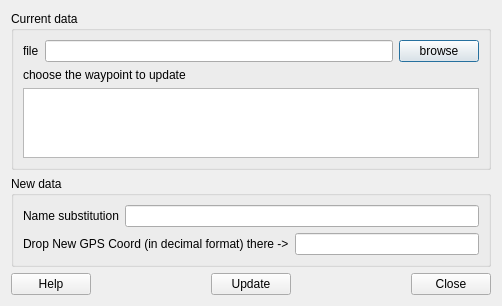
<?xml version="1.0" encoding="UTF-8"?>
<ui version="4.0">
 <class>Dialog</class>
 <widget class="QDialog" name="Dialog">
  <property name="geometry">
   <rect>
    <x>0</x>
    <y>0</y>
    <width>502</width>
    <height>304</height>
   </rect>
  </property>
  <property name="acceptDrops">
   <bool>true</bool>
  </property>
  <property name="windowTitle">
   <string>FlightPlanModifier</string>
  </property>
  <layout class="QVBoxLayout" name="verticalLayout_3">
   <item>
    <widget class="QGroupBox" name="groupBox">
     <property name="title">
      <string>Current data</string>
     </property>
     <layout class="QVBoxLayout" name="verticalLayout">
      <item>
       <layout class="QHBoxLayout" name="horizontalLayout">
        <item>
         <widget class="QLabel" name="label_2">
          <property name="text">
           <string>file</string>
          </property>
         </widget>
        </item>
        <item>
         <widget class="QLineEdit" name="l_file"/>
        </item>
        <item>
         <widget class="QPushButton" name="b_browse">
          <property name="text">
           <string>browse</string>
          </property>
         </widget>
        </item>
       </layout>
      </item>
      <item>
       <widget class="QLabel" name="label">
        <property name="text">
         <string>choose the waypoint to update</string>
        </property>
       </widget>
      </item>
      <item>
       <widget class="QListWidget" name="l_waypoints"/>
      </item>
     </layout>
    </widget>
   </item>
   <item>
    <widget class="QGroupBox" name="groupBox_2">
     <property name="title">
      <string>New data</string>
     </property>
     <layout class="QVBoxLayout" name="verticalLayout_2">
      <item>
       <layout class="QHBoxLayout" name="horizontalLayout_2">
        <item>
         <widget class="QLabel" name="label_3">
          <property name="text">
           <string>Name substitution</string>
          </property>
         </widget>
        </item>
        <item>
         <widget class="QLineEdit" name="l_subst"/>
        </item>
       </layout>
      </item>
      <item>
       <layout class="QHBoxLayout" name="horizontalLayout_3">
        <item>
         <widget class="QLabel" name="label_4">
          <property name="text">
           <string>Drop New GPS Coord (in decimal format) there -&gt;</string>
          </property>
         </widget>
        </item>
        <item>
         <widget class="QLineEdit" name="l_coords"/>
        </item>
       </layout>
      </item>
     </layout>
    </widget>
   </item>
   <item>
    <layout class="QHBoxLayout" name="horizontalLayout_4">
     <item>
      <widget class="QPushButton" name="b_help">
       <property name="text">
        <string>Help</string>
       </property>
      </widget>
     </item>
     <item>
      <spacer name="horizontalSpacer_2">
       <property name="orientation">
        <enum>Qt::Horizontal</enum>
       </property>
       <property name="sizeHint" stdset="0">
        <size>
         <width>40</width>
         <height>20</height>
        </size>
       </property>
      </spacer>
     </item>
     <item>
      <widget class="QPushButton" name="b_update">
       <property name="text">
        <string>Update</string>
       </property>
      </widget>
     </item>
     <item>
      <spacer name="horizontalSpacer">
       <property name="orientation">
        <enum>Qt::Horizontal</enum>
       </property>
       <property name="sizeHint" stdset="0">
        <size>
         <width>40</width>
         <height>20</height>
        </size>
       </property>
      </spacer>
     </item>
     <item>
      <widget class="QPushButton" name="b_close">
       <property name="text">
        <string>Close</string>
       </property>
      </widget>
     </item>
    </layout>
   </item>
  </layout>
 </widget>
 <resources/>
 <connections/>
</ui>
